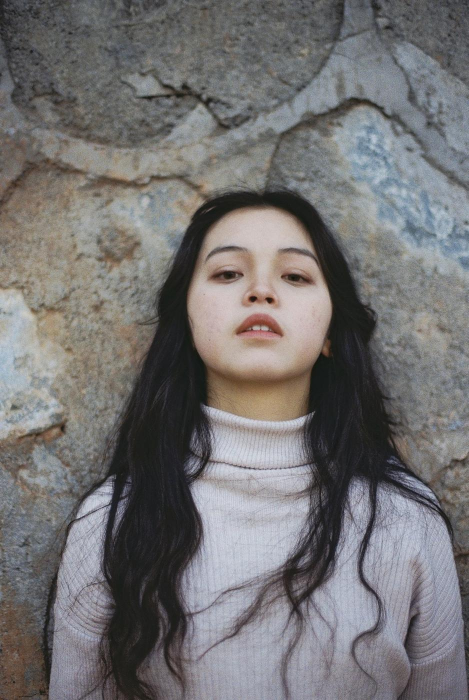
#> input picture images/photo-01.jpg, 937 x 1400 px, found by its file name (shown at 1/2 size); its folder holds 4 pictures in this run
$ python compress_images.py
#> lines starting #> are read from the running program, lines starting #| are printed output that depends on the picture
import os
from PIL import Image
import concurrent.futures

SOURCE_DIR = r"D:/Program Files/Obsidian/乙的知识库/02 Resources资料/摄影作品集/images"
OUTPUT_DIR = r"D:/Program Files/Obsidian/乙的知识库/02 Resources资料/摄影作品集/images_optimized"

# 目标：最长边1920px，质量85%，适合网页展示
MAX_SIZE = 1920
QUALITY = 85

def compress_image(filename):
#> called with filename = 'photo-01.jpg'
    src_path = os.path.join(SOURCE_DIR, filename)

    # 跳过非图片文件和已删除的文件
    if not (filename.lower().endswith(('.jpg', '.jpeg', '.png'))):
        return None
    if filename == 'original-photo-01.png':
        return None

    try:
        img = Image.open(src_path)
#> img is the input picture: PIL image 937x1400 RGB; mean R, G, B 115.7, 113.8, 114.2

        # 转换为RGB（处理PNG的RGBA）
        if img.mode in ('RGBA', 'P'):
            img = img.convert('RGB')

        # 获取原始尺寸
        orig_width, orig_height = img.size
#> orig_width = 937; orig_height = 1400
        orig_size = os.path.getsize(src_path) / 1024 / 1024  # MB

        # 按比例缩放
        if max(orig_width, orig_height) > MAX_SIZE:
            ratio = MAX_SIZE / max(orig_width, orig_height)
            new_width = int(orig_width * ratio)
            new_height = int(orig_height * ratio)
            img = img.resize((new_width, new_height), Image.LANCZOS)
        else:
            new_width, new_height = orig_width, orig_height
#> new_width = 937; new_height = 1400

        # 保存为优化后的JPEG
        output_filename = os.path.splitext(filename)[0] + '.jpg'
        output_path = os.path.join(OUTPUT_DIR, output_filename)

        img.save(output_path, 'JPEG', quality=QUALITY, optimize=True)

        new_size = os.path.getsize(output_path) / 1024 / 1024  # MB
        savings = (1 - new_size / orig_size) * 100 if orig_size > 0 else 0

        return f"{filename}: {orig_size:.1f}MB -> {new_size:.1f}MB ({savings:.0f}% smaller)"

    except Exception as e:
        return f"{filename}: ERROR - {str(e)}"

def main():
    # 创建输出目录
    os.makedirs(OUTPUT_DIR, exist_ok=True)

    # 获取所有图片文件
    files = [f for f in os.listdir(SOURCE_DIR)
             if f.lower().endswith(('.jpg', '.jpeg', '.png'))
             and f != 'original-photo-01.png']

    print(f"找到 {len(files)} 张图片待压缩...")
    print(f"目标: 最长边 {MAX_SIZE}px, 质量 {QUALITY}%")
    print("-" * 50)

    # 并行处理
    with concurrent.futures.ThreadPoolExecutor(max_workers=4) as executor:
        results = list(executor.map(compress_image, files))
#> call 2 of compress_image, with filename = 'photo-02.jpg'
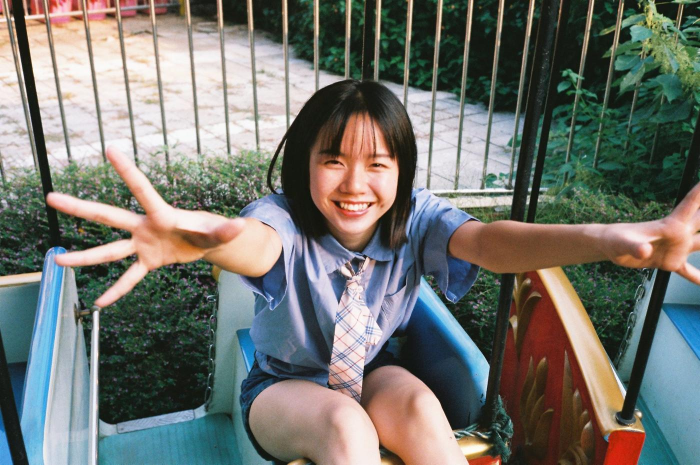
#> input picture images/photo-02.jpg, 1400 x 929 px, found by its file name (shown at 1/2 size)
#> in compress_image, img is the input picture: PIL image 1400x929 RGB; mean R, G, B 114.4, 116.3, 110.5
#> call 3 of compress_image, with filename = 'photo-03.jpg'
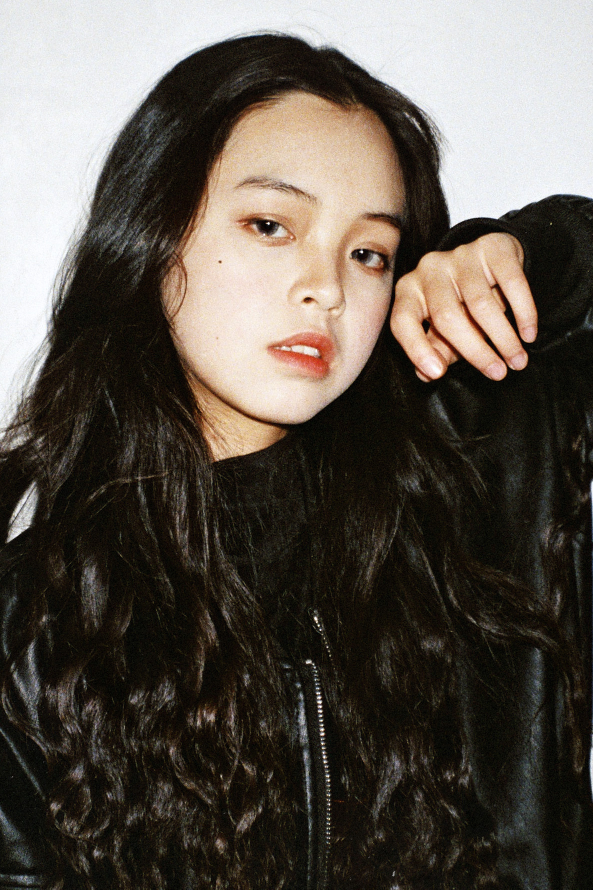
#> input picture images/photo-03.jpg, 1186 x 1779 px, found by its file name (shown at 1/2 size)
#> in compress_image, img is the input picture: PIL image 1186x1779 RGB; mean R, G, B 90.9, 83.8, 75.8
#> call 4 of compress_image, with filename = 'photo-04.jpg'
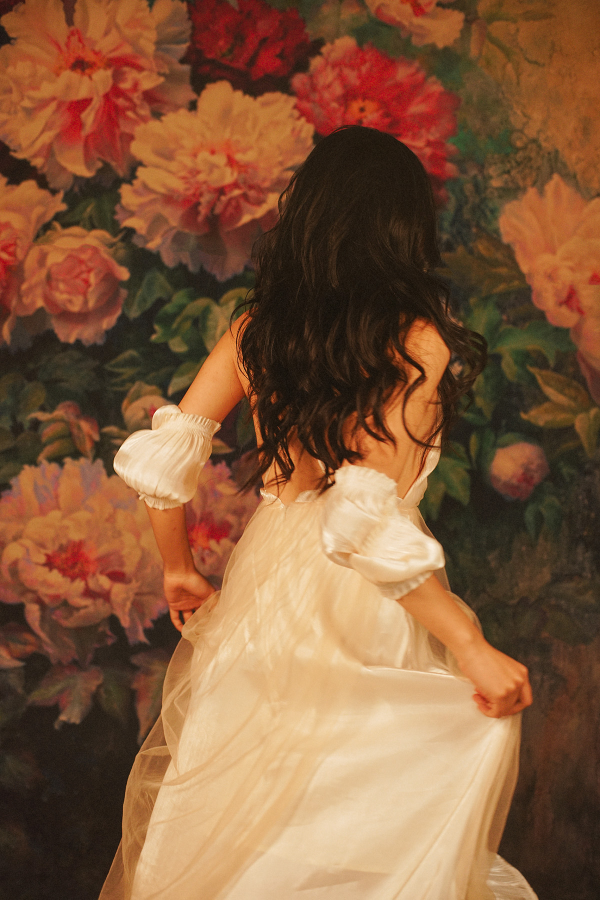
#> input picture images/photo-04.jpg, 1200 x 1799 px, found by its file name (shown at 1/2 size)
#> in compress_image, img is the input picture: PIL image 1200x1799 RGB; mean R, G, B 133.4, 90.9, 60.6

    # 输出结果
    total_orig = 0
    total_new = 0
    for r in results:
        if r:
            print(r)
            # 解析大小计算总量
            parts = r.split(': ')[1].split(' -> ')
            total_orig += float(parts[0].replace('MB', ''))
            total_new += float(parts[1].split('MB')[0])

    print("-" * 50)
    print(f"总计: {total_orig:.1f}MB -> {total_new:.1f}MB")
    print(f"节省: {total_orig - total_new:.1f}MB ({(1-total_new/total_orig)*100:.0f}%)")
    print(f"\n优化后的图片保存在: {OUTPUT_DIR}")

if __name__ == "__main__":
    main()
